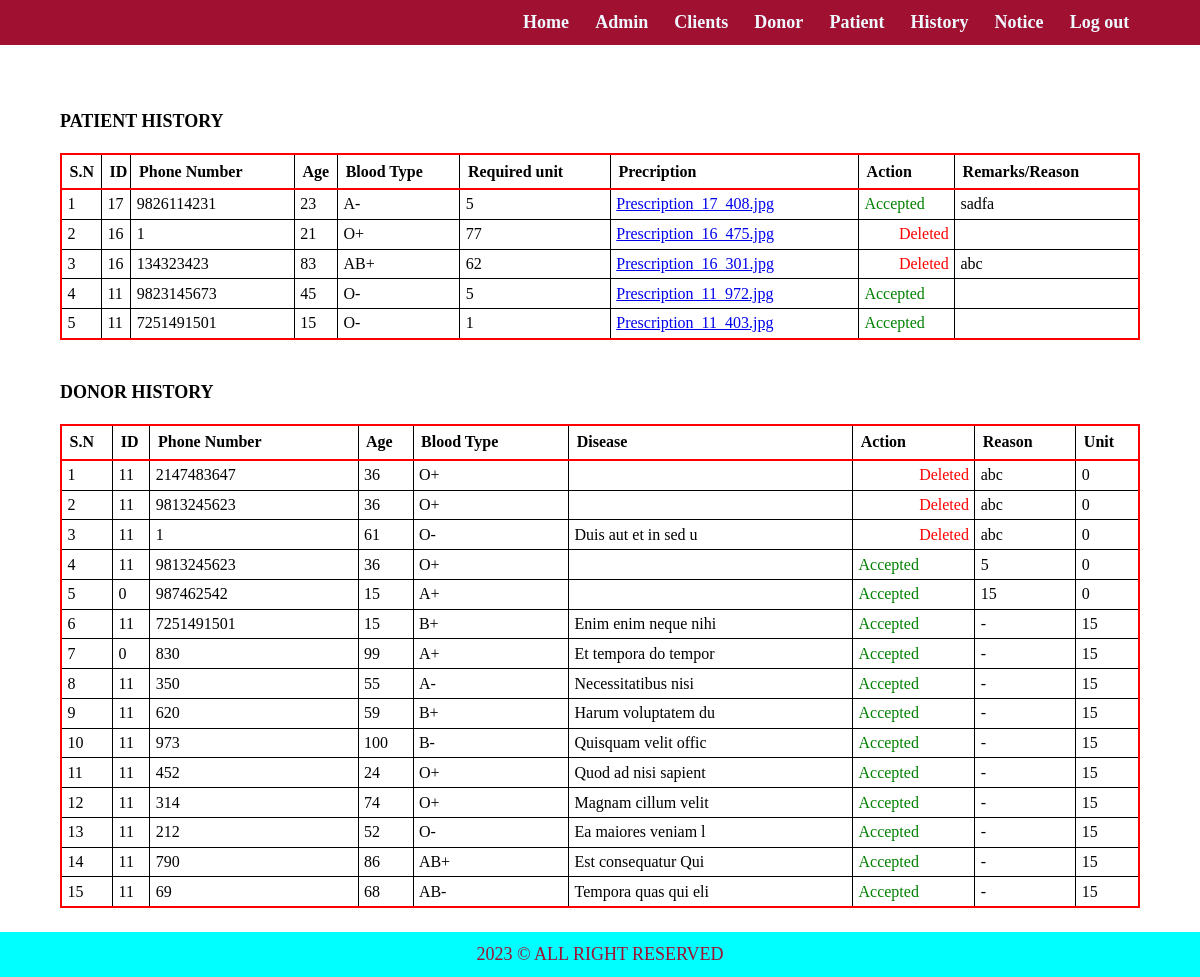
Screenshot of /admin/History.php (signed in) with the database file from the repository.
### tables this page shows
CREATE TABLE `tbl_patienthistory` (
  `id` int(11) NOT NULL,
  `userid` int(11) NOT NULL,
  `phone_number` bigint(20) NOT NULL,
  `age` int(11) NOT NULL,
  `blood_type` varchar(10) NOT NULL,
  `required_unit` int(11) NOT NULL,
  `prescription` text NOT NULL,
  `action` varchar(50) NOT NULL,
  `remarksorreason` varchar(255) NOT NULL
);

CREATE TABLE `tbl_donerhistory` (
  `id` int(11) NOT NULL,
  `userid` int(11) NOT NULL,
  `phone_number` bigint(11) NOT NULL,
  `age` int(11) NOT NULL,
  `reasonorunit` varchar(255) NOT NULL,
  `unit` int(11) NOT NULL,
  `blood_type` varchar(10) NOT NULL,
  `disease` varchar(255) NOT NULL,
  `action` text NOT NULL
);

### admin/History.php (the view)
<?php include("partials/menu.php")?>
    <div class="main-content">
        <div class="wrapper">
            <div class="whole"><br><br>
                <div class="patient">
                    <strong>PATIENT HISTORY</strong>
                    <br><br>
                    <table class="tbl">
                        <tr>
                            <th>S.N</th>
                            <th>ID</th>
                            <th>Phone Number</th>
                            <th>Age</th>
                            <th>Blood Type</th>
                            <th>Required unit</th>
                            <th>Precription</th>
                            <th>Action</th>
                            <th>Remarks/Reason</th>
                        </tr>
                        <?php
                            $sql = "SELECT * FROM tbl_patienthistory";
                            $res = mysqli_query($conn, $sql);
                            if($res==true)
                            {
                                $count = mysqli_num_rows($res);
                                $sn=1;
                                if($count>0)
                                {
                                    while($rows = mysqli_fetch_assoc($res))
                                    {
                                        $id = $rows['userid'];
                                        $phonenumber = $rows['phone_number'];
                                        $age = $rows['age'];
                                        $bloodtype = $rows['blood_type'];
                                        $requiredunit = $rows['required_unit'];
                                        $prescription = $rows['prescription'];
                                        $action = $rows['action'];
                                        $remarksorreason = $rows['remarksorreason'];
                                        ?>
                                            <tr>
                                                <td><?php echo $sn++ ?></td>
                                                <td><?php echo $id ?></td>
                                                <td><?php echo $phonenumber ?></td>
                                                <td><?php echo $age ?></td>
                                                <td><?php echo $bloodtype ?></td>
                                                <td><?php echo $requiredunit ?></td>
                                                <td>
                                                    <a href="../photos/prescription/<?php echo $prescription?>"><?php echo $prescription ?></a>
                                                </td>
                                                <td>
                                                <?php
                                                    if($action=='accepted')
                                                    {
                                                        echo "<div class='accepted'>Accepted</div>";
                                                    }
                                                    else
                                                    {
                                                        echo "<div class='deleted'>Deleted</div>";
                                                    }
                                                    ?>
                                                </td>
                                                <td><?php echo $remarksorreason ?></td>
                                            </tr>
                                        <?php
                                    }
                                }
                            }
                        ?>
                    </table>
                </div>
                <br><br>
                <div class="doner">
                    <strong>DONOR HISTORY</strong><br><br>
                    <table class="tbl">
                        <tr>
                            <th>S.N</th>
                            <th>ID</th>
                            <th>Phone Number</th>
                            <th>Age</th>
                            <th>Blood Type</th>
                            <th>Disease</th>
                            <th>Action</th>
                            <th>Reason</th>
                            <th>Unit</th>
                        </tr>
                        <?php
                            $sql2 = "SELECT * FROM tbl_donerhistory";
                            $res2 = mysqli_query($conn, $sql2);
                            if($res2==true)
                            {
                                $count2 = mysqli_num_rows($res2);
                                $sn2=1;
                                if($count2>0)
                                {
                                    while($rows2 = mysqli_fetch_assoc($res2))
                                    {
                                        $id2 = $rows2['userid'];
                                        $phonenumber2 = $rows2['phone_number'];
                                        $age2 = $rows2['age'];
                                        $bloodtype2 = $rows2['blood_type'];
                                        $disease2 = $rows2['disease'];
                                        $action2 = $rows2['action'];
                                        $reasonorunit2 = $rows2['reasonorunit'];
                                        $unit2 = $rows2['unit'];
                                        ?>
                                            <tr>
                                                <td><?php echo $sn2++ ?></td>
                                                <td><?php echo $id2 ?></td>
                                                <td><?php echo $phonenumber2 ?></td>
                                                <td><?php echo $age2 ?></td>
                                                <td><?php echo $bloodtype2 ?></td>
                                                <td><?php echo $disease2 ?></td>
                                                <td>
                                                    <?php
                                                    if($action2=='accepted')
                                                    {
                                                        echo "<div class='accepted'>Accepted</div>";
                                                    }
                                                    else
                                                    {
                                                        echo "<div class='deleted'>Deleted</div>";
                                                    }
                                                    ?>
                                                </td>
                                                <td><?php echo $reasonorunit2 ?></td>
                                                <td><?php echo $unit2 ?></td>
                                            </tr>
                                        <?php
                                    }
                                }
                            }
                        ?>
                    </table>
                </div>
            </div>
        </div>
    </div>
<?php include("partials/footer.php")?>

### css/admin.css (style rules this page uses)
* { margin: 0; padding: 0; }
.wrapper { padding:1%; width:90%; margin:0 auto; font-size: large; }
.main-content { margin:1% 0; }
.tbl, th, td { border: 1px solid black; }
.tbl { border:2px solid red; width:100%; border-collapse: collapse; }
.tbl tr th { border-bottom:2px solid red; text-align: left; padding:0.7%; margin:0; }
.tbl tr td { border-bottom:1px solid rgb(0, 0, 0); padding:0.5%; text-align: left; }
.accepted { color:green; }
.deleted { color:red; float:right; }

### rows the page displays
tbl_patienthistory: userid "17", phone_number "9826114231", age "23", blood_type "A-", required_unit "5", prescription "Prescription_17_408.jpg", action "Accepted", remarksorreason "sadfa"
tbl_patienthistory: userid "16", phone_number "1", age "21", blood_type "O+", required_unit "77", prescription "Prescription_16_475.jpg", action "Deleted"
tbl_patienthistory: userid "16", phone_number "134323423", age "83", blood_type "AB+", required_unit "62", prescription "Prescription_16_301.jpg", action "Deleted", remarksorreason "abc"
tbl_patienthistory: userid "11", phone_number "9823145673", age "45", blood_type "O-", required_unit "5", prescription "Prescription_11_972.jpg", action "Accepted"
tbl_patienthistory: userid "11", phone_number "7251491501", age "15", blood_type "O-", required_unit "1", prescription "Prescription_11_403.jpg", action "Accepted"
tbl_donerhistory: userid "11", phone_number "2147483647", age "36", blood_type "O+", action "Deleted", reasonorunit "abc", unit "0"
tbl_donerhistory: userid "11", phone_number "9813245623", age "36", blood_type "O+", action "Deleted", reasonorunit "abc", unit "0"
tbl_donerhistory: userid "11", phone_number "1", age "61", blood_type "O-", disease "Duis aut et in sed u", action "Deleted", reasonorunit "abc", unit "0"
tbl_donerhistory: userid "11", phone_number "9813245623", age "36", blood_type "O+", action "Accepted", reasonorunit "5", unit "0"
tbl_donerhistory: userid "0", phone_number "987462542", age "15", blood_type "A+", action "Accepted", reasonorunit "15", unit "0"
tbl_donerhistory: userid "11", phone_number "7251491501", age "15", blood_type "B+", disease "Enim enim neque nihi", action "Accepted", reasonorunit "-", unit "15"
tbl_donerhistory: userid "0", phone_number "830", age "99", blood_type "A+", disease "Et tempora do tempor", action "Accepted", reasonorunit "-", unit "15"
tbl_donerhistory: userid "11", phone_number "350", age "55", blood_type "A-", disease "Necessitatibus nisi", action "Accepted", reasonorunit "-", unit "15"
tbl_donerhistory: userid "11", phone_number "620", age "59", blood_type "B+", disease "Harum voluptatem du", action "Accepted", reasonorunit "-", unit "15"
tbl_donerhistory: userid "11", phone_number "973", age "100", blood_type "B-", disease "Quisquam velit offic", action "Accepted", reasonorunit "-", unit "15"
tbl_donerhistory: userid "11", phone_number "452", age "24", blood_type "O+", disease "Quod ad nisi sapient", action "Accepted", reasonorunit "-", unit "15"
tbl_donerhistory: userid "11", phone_number "314", age "74", blood_type "O+", disease "Magnam cillum velit", action "Accepted", reasonorunit "-", unit "15"
tbl_donerhistory: userid "11", phone_number "212", age "52", blood_type "O-", disease "Ea maiores veniam l", action "Accepted", reasonorunit "-", unit "15"
tbl_donerhistory: userid "11", phone_number "790", age "86", blood_type "AB+", disease "Est consequatur Qui", action "Accepted", reasonorunit "-", unit "15"
tbl_donerhistory: userid "11", phone_number "69", age "68", blood_type "AB-", disease "Tempora quas qui eli", action "Accepted", reasonorunit "-", unit "15"
